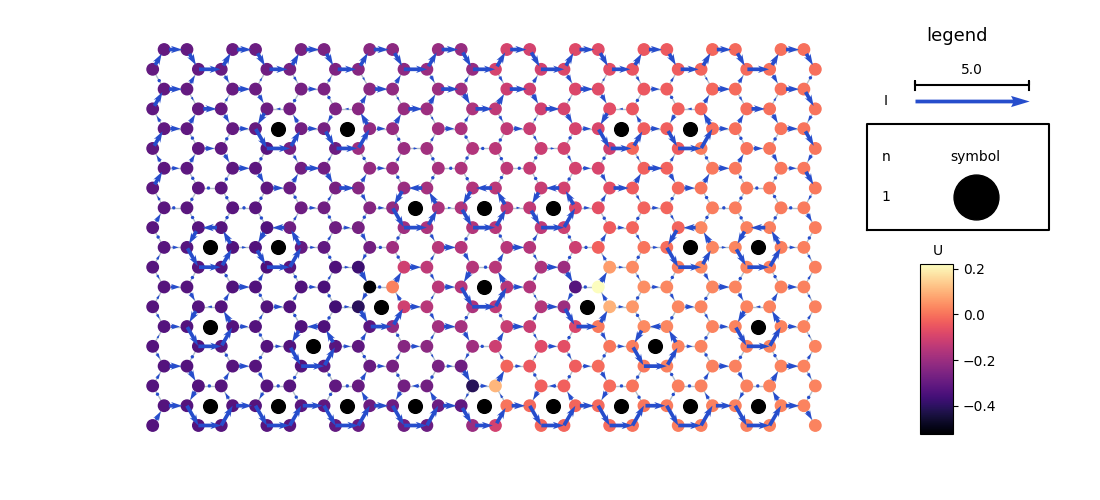

This figure's Python source:

from pyjjasim import *
import matplotlib.pyplot as plt
import matplotlib
matplotlib.use("TkAgg")

a = HoneycombArray(10, 10)
Is = 0.4 * a.current_base(angle=0)[:, None, None]
Nt = 5000
f = 0.15
p = TimeEvolutionProblem(a, 0.1, Nt, frustration=f, current_sources=Is)
c = p.compute()
c.plot(time_point=Nt-1, figsize=[11, 5], node_diameter=0.5,
       show_axes=False, node_quantity="potential", vortex_diameter=0.6, arrow_headwidth=2,
       arrow_headlength=3, arrow_headaxislength=2.5)
plt.show()
